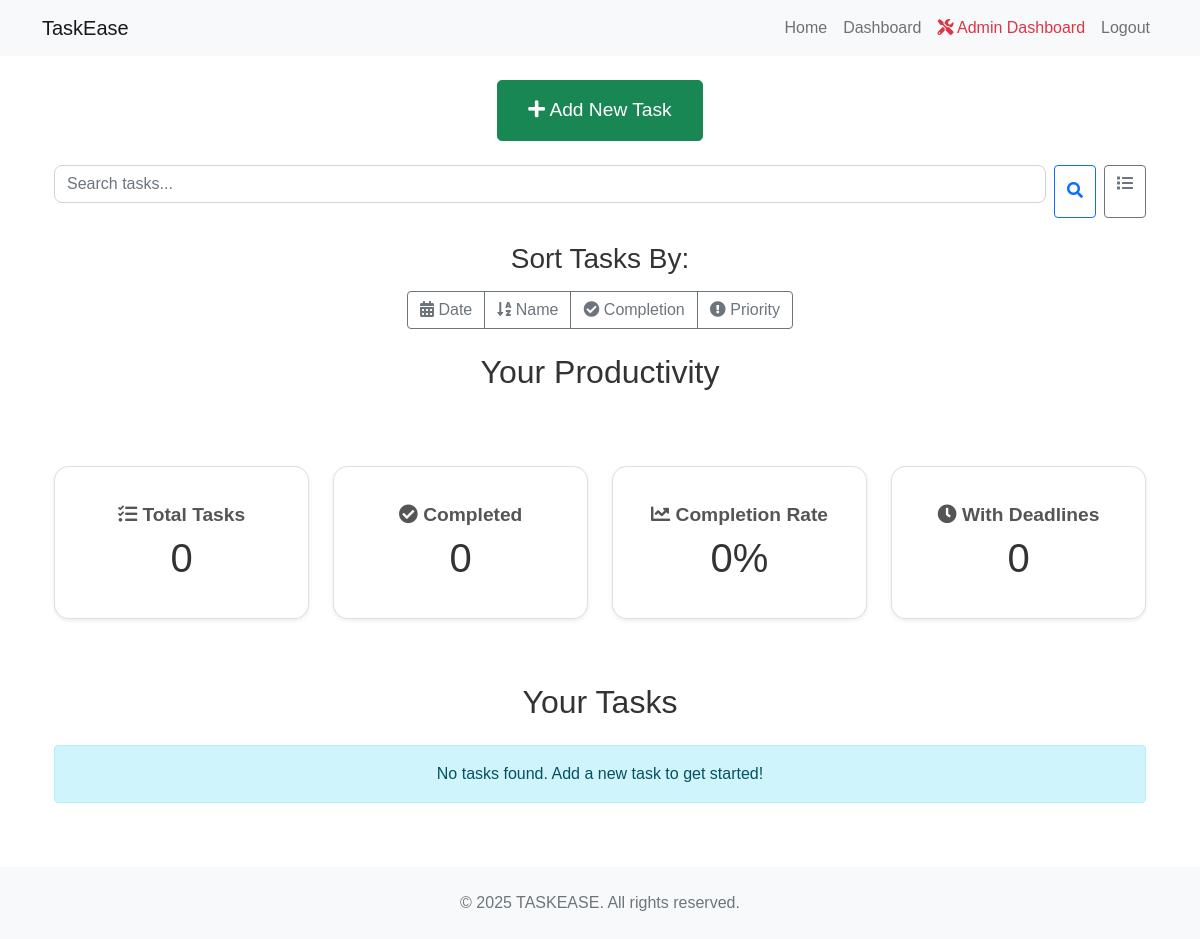
/dashboard (signed in), run on an earlier commit of the app's database.
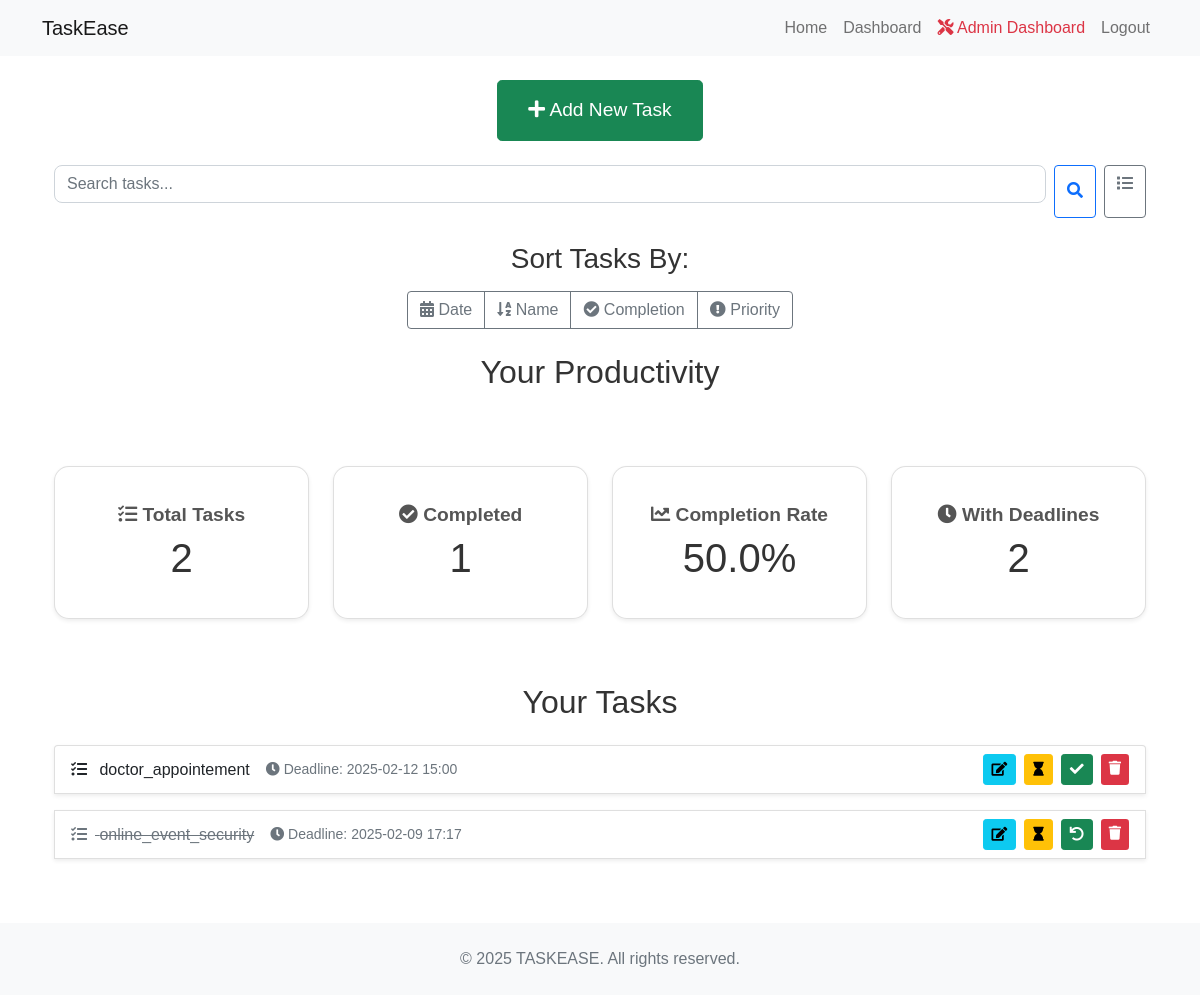
And on a later commit of the database.
### app.py (models this page shows)
class Task(db.Model):
    id = db.Column(db.Integer, primary_key=True)
    content = db.Column(db.String(200), nullable=False)
    completed = db.Column(db.Boolean, default=False)
    date_created = db.Column(db.DateTime, default=datetime.utcnow)
    deadline = db.Column(db.DateTime, nullable=True)
    user_id = db.Column(db.Integer, db.ForeignKey('user.id'), nullable=False)

### app.py (the view)
@app.route('/dashboard')
@login_required
def index():
    sort_by = request.args.get('sort', 'date')  # Default sort by date
    search_query = request.args.get('search', '')  # Get search query
    tasks_query = Task.query.filter_by(user_id=current_user.id)
    if search_query:
        tasks_query = tasks_query.filter(Task.content.ilike(f'%{search_query}%'))
    if sort_by == 'name':
        tasks = tasks_query.order_by(Task.content).all()
    elif sort_by == 'complete':
        tasks = tasks_query.order_by(Task.completed).all()
    elif sort_by == 'priority':
        tasks = tasks_query.order_by(
            Task.deadline.asc().nulls_last(),  # Tasks without deadlines come last
            Task.content.asc()
        ).all()
    else:
        tasks = tasks_query.order_by(Task.date_created).all()
    return render_template('index.html', tasks=tasks)

### app.py (called while the page is built)
@login_manager.user_loader
def load_user(user_id):
    return User.query.get(int(user_id))

### templates/index.html (shortened to what this page needs)
{% extends "base.html" %}
{% block content %}
    <div class="container">
        <div class="text-center mb-4">
            <a href="{{ url_for('add_task') }}" class="btn btn-success btn-lg">
                <i class="fas fa-plus"></i> Add New Task
            </a>
        </div>
        <div class="mb-4">
            <form action="{{ url_for('index') }}" method="GET" class="d-flex">
                <input type="text" name="search" class="form-control me-2" placeholder="Search tasks..." value="{{ request.args.get('search', '') }}">
                <button type="submit" class="btn btn-outline-primary me-2" title="Search">
                    <i class="fas fa-search"></i>
                </button>
                <a href="{{ url_for('index') }}" class="btn btn-outline-secondary" title="All Tasks">
                    <i class="fas fa-list"></i>
                </a>
            </form>
        </div>
        <div class="text-center mb-4">
            <h3 class="mb-3">Sort Tasks By:</h3>
            <div class="btn-group" role="group">
                <a href="{{ url_for('index', sort='date', search=request.args.get('search', '')) }}" class="btn btn-outline-secondary">
                    <i class="fas fa-calendar-alt"></i> Date
                </a>
                <a href="{{ url_for('index', sort='name', search=request.args.get('search', '')) }}" class="btn btn-outline-secondary">
                    <i class="fas fa-sort-alpha-down"></i> Name
                </a>
                <a href="{{ url_for('index', sort='complete', search=request.args.get('search', '')) }}" class="btn btn-outline-secondary">
                    <i class="fas fa-check-circle"></i> Completion
                </a>
                <a href="{{ url_for('index', sort='priority', search=request.args.get('search', '')) }}" class="btn btn-outline-secondary">
                    <i class="fas fa-exclamation-circle"></i> Priority
                </a>
            </div>
        </div>
        <div class="productivity-section mb-5">
            <h2 class="text-center mb-4">Your Productivity</h2>
            <div class="row">
                <div class="col-md-3 col-sm-6 mb-3">
                    <div class="card text-center shadow-sm">
                        <div class="card-body">
                            <h5 class="card-title"><i class="fas fa-tasks"></i> Total Tasks</h5>
                            <p class="card-text display-6">{{ tasks|length }}</p>
                        </div>
                    </div>
                </div>
                <div class="col-md-3 col-sm-6 mb-3">
                    <div class="card text-center shadow-sm">
                        <div class="card-body">
                            <h5 class="card-title"><i class="fas fa-check-circle"></i> Completed</h5>
                            <p class="card-text display-6">{{ tasks|selectattr('completed')|list|length }}</p>
                        </div>
                    </div>
                </div>
                <div class="col-md-3 col-sm-6 mb-3">
                    <div class="card text-center shadow-sm">
                        <div class="card-body">
                            <h5 class="card-title"><i class="fas fa-chart-line"></i> Completion Rate</h5>
                            <p class="card-text display-6">
                                {% if tasks|length > 0 %}
                                    {{ ((tasks|selectattr('completed')|list|length / tasks|length) * 100)|round(2) }}%
                                {% else %}
                                    0%
                                {% endif %}
                            </p>
                        </div>
                    </div>
                </div>
                <div class="col-md-3 col-sm-6 mb-3">
                    <div class="card text-center shadow-sm">
                        <div class="card-body">
                            <h5 class="card-title"><i class="fas fa-clock"></i> With Deadlines</h5>
                            <p class="card-text display-6">{{ tasks|selectattr('deadline')|list|length }}</p>
                        </div>
                    </div>
                </div>
            </div>
        </div>
        <div class="tasks mt-5">
            <h2 class="text-center mb-4">Your Tasks</h2>
            <div class="list-group">
                {% for task in tasks %}
                    <div class="list-group-item d-flex justify-content-between align-items-center mb-3 shadow-sm">
                        <div class="d-flex align-items-center">
                            <span class="task-content {% if task.completed %}text-decoration-line-through text-muted{% endif %}">
                                <i class="fas fa-tasks me-2"></i> {{ task.content }}
                            </span>
                            {% if task.deadline %}
                                <small class="text-muted ms-3">
                                    <i class="fas fa-clock"></i> Deadline: {{ task.deadline.strftime('%Y-%m-%d %H:%M') }}
                                </small>
                            {% endif %}
                        </div>
                        <div class="d-flex">
                            <div class="d-none d-md-flex">
                                <a href="{{ url_for('edit_task', id=task.id) }}" class="btn btn-sm btn-info me-2" title="Edit">
                                    <i class="fas fa-edit"></i>
                                </a>
                                <button class="btn btn-sm btn-warning me-2" data-bs-toggle="modal" data-bs-target="#timeLimitModal{{ task.id }}" title="Set Time">
                                    <i class="fas fa-hourglass"></i>
                                </button>
                                <a href="{{ url_for('complete', id=task.id) }}" class="btn btn-sm btn-success me-2" title="{% if task.completed %}Undo{% else %}Complete{% endif %}">
                                    {% if task.completed %}<i class="fas fa-undo"></i>{% else %}<i class="fas fa-check"></i>{% endif %}
                                </a>
                                <a href="{{ url_for('delete', id=task.id) }}" class="btn btn-sm btn-danger" title="Delete">
                                    <i class="fas fa-trash"></i>
                                </a>
                            </div>
                        </div>
                    </div>
                {% else %}
                    <div class="alert alert-info text-center">
                        No tasks found. Add a new task to get started!
                    </div>
                {% endfor %}
            </div>
        </div>
    </div>
{% endblock %}
{% block footer %}
    <footer class="footer bg-light py-4 mt-5">
        <div class="container text-center">
            <span class="text-muted">&copy; 2025 TASKEASE. All rights reserved.</span>
        </div>
    </footer>
{% endblock %}

### templates/base.html (shortened to what this page needs)
<!DOCTYPE html>
<html lang="en">
<head>
    <link href="https://cdn.jsdelivr.net/npm/bootstrap@5.1.3/dist/css/bootstrap.min.css" rel="stylesheet">
    <link href="{{ url_for('static', filename='style.css') }}" rel="stylesheet">
    <link rel="stylesheet" href="https://cdnjs.cloudflare.com/ajax/libs/font-awesome/5.15.4/css/all.min.css">
</head>
<body>
    <nav class="navbar navbar-expand-lg navbar-light bg-light">
        <div class="container">
            <a class="navbar-brand" href="{{ url_for('home') }}">TaskEase</a>
            <div class="collapse navbar-collapse" id="navbarNav">
                <ul class="navbar-nav ms-auto">
                    <li class="nav-item">
                        <a class="nav-link" href="{{ url_for('home') }}">Home</a>
                    </li>
                    {% if current_user.is_authenticated %}
                        <li class="nav-item">
                            <a class="nav-link" href="{{ url_for('index') }}">Dashboard</a>
                        </li>
                        {% if current_user.is_admin %}
                            <li class="nav-item">
                                <a class="nav-link text-danger" href="{{ url_for('admin_dashboard') }}">
                                    <i class="fas fa-tools"></i> Admin Dashboard
                                </a>
                            </li>
                        {% endif %}
                        <li class="nav-item">
                            <a class="nav-link" href="{{ url_for('logout') }}">Logout</a>
                        </li>
                    {% endif %}
                </ul>
            </div>
        </div>
    </nav>
    <div class="container mt-4">
        {% block content %}{% endblock %}
    </div>
    {% block footer %}{% endblock %}
</body>
</html>

### static/style.css (style rules this page uses)
.card { border-radius: 15px; margin-top: 50px; padding: 20px; box-shadow: 0 4px 8px rgba(0, 0, 0, 0.1); }
.form-control { border-radius: 8px; margin-bottom: 15px; }
a { color: #7091E6; }
.footer { background-color: #EDEBF5; position: relative; bottom: 0; width: 100%; padding: 20px 0; color: #8697C4; text-align: center; }
html { scroll-behavior: smooth; }
body { font-family: Arial, sans-serif; margin: 0; padding: 0; color: #333; }
.btn-lg { padding: 15px 30px; font-size: 1.2rem; }
.card { border-radius: 15px; box-shadow: 0 4px 8px rgba(0, 0, 0, 0.1); }
.card-title { font-size: 1.2rem; font-weight: bold; color: #555; }
.btn-danger { background-color: #dc3545; border: none; }

What changed in the data, as far as the page shows it:
added Task: content "doctor_appointement", deadline "2025-02-12 15:00", completed False (drawn)
added Task: content "online_event_security", deadline "2025-02-09 17:17", completed True (drawn)
Also different on the page:
{{ tasks|length }}: "0" → "2"
{{ tasks|selectattr('completed')|list|length }}: "0" → "1"
{{ tasks|selectattr('deadline')|list|length }}: "0" → "2"
text no longer shown: "0% No tasks found. Add a new task to get started!"
text now shown: "50.0 %"
